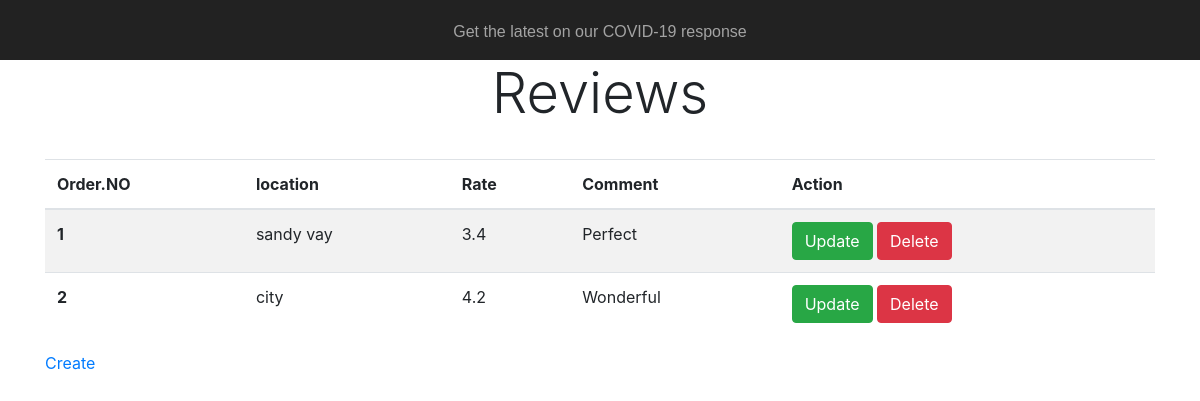
The page /customer/review.php on the database its author committed.
### tables this page shows
CREATE TABLE `users_review` (
    `id` int(11) NOT NULL AUTO_INCREMENT PRIMARY KEY,
    `r_location` varchar(100) NOT NULL,
    `r_rating` varchar(100) NOT NULL,
    `r_comment` varchar(100) NOT NULL
);

### customer/review_read.php (called while the page is built)
<?php
include "../db_conn.php";
$sql_review = "SELECT * FROM users_review ORDER BY id ASC";
$result_review = mysqli_query($db, $sql_review);

### customer/review.php (the view, shortened to what this page needs)
<?php
include "./review_read.php";
?>
<!DOCTYPE html>
<html>
<head>
    <link rel="stylesheet" type="text/css" href="./css/home.css">
    <link rel="stylesheet" type="text/css" href="./css/booking.css">
    <link rel="stylesheet" type="text/css" href="./css/footer.css">
    <link rel="stylesheet" href="https://stackpath.bootstrapcdn.com/bootstrap/4.2.1/css/bootstrap.min.css">
</head>
<body>
    <div class="covid_div">
        <aside class="covid_notice">
            <a class="covid_news" href=" ">
                <span class="covid_words">Get the latest on our COVID-19 response</span>
            </a>
        </aside>
    </div>
    <nav class="nav_bar">
        <div class="nav_links">
            <ul class="list_nav">
                <li><a class="active_nav" href="./home.php">Home</a></li>
                <li><a class="active_nav" href="./customer/booking.php">Book</a></li>
                <li><a class="active_nav" href="#">Customer</a>
                </li>
            </ul>
        </div>
    </nav>
    <div class="tab" id="user_content">
        <div class="container">
            <div class="box_customer">
                <h4 class="display-4 text-center">Reviews</h4><br>
                <?php if (mysqli_num_rows($result_review)) { ?>
                    <table class="table table-striped">
                        <thead>
                            <tr>
                                <th scope="col">Order.NO</th>
                                <th scope="col">location</th>
                                <th scope="col">Rate</th>
                                <th scope="col">Comment</th>
                                <th scope="col">Action</th>
                            </tr>
                        </thead>
                        <tbody>
                            <?php
                            $i = 0;
                            while ($rows = mysqli_fetch_assoc($result_review)) {
                                $i++;
                            ?>
                                <tr>
                                    <th scope="row"><?= $i ?></th>
                                    <td><?= $rows['r_location'] ?></td>
                                    <td><?= $rows['r_rating'] ?></td>
                                    <td><?= $rows['r_comment'] ?></td>
                                    <td><a href="./update_review.php?id=<?= $rows['id'] ?>" class="btn btn-success">Update</a>
                                        <a href="./delete_review.php?id=<?= $rows['id'] ?>" class="btn btn-danger">Delete</a>
                                    </td>
                                </tr>
                            <?php } ?>
                        </tbody>
                    </table>
                <?php } ?>
                <div class="link-right">
                    <a href="create_view.php" class="link-primary">Create</a>
                </div>
            </div>
        </div>
    </div>
</body>
</html>

### css/home.css (style rules this page uses)
body { padding: 0; margin: 0; box-sizing: border-box; line-height: 1.5; background-size: cover; }
.covid_div { margin-top: 0; position: relative; display: block; height: 60px; background-color: #222222; font-family: 'Lucida Sans', 'Lucida Sans Regular', 'Lucida Grande', 'Lucida Sans Unicode', Geneva, Verdana, sans-serif; }
.covid_notice { text-align: center; position: relative; padding-top: 20px; padding-bottom: 20px; }
.covid_news { text-decoration-color: #a3a3a3; }
.covid_words { color: #a3a3a3; }
.nav_bar { position: fixed; width: 1100px; height: 130px; display: flex; justify-content: space-between; align-items: center; margin-left: calc((100% - 1100px) / 2); z-index: 100000; }
.nav_links ul { margin: 0; padding: 0; list-style: none; }
.nav_links li { display: inline-flex; }
.nav_links li a { text-decoration: none; color: white; padding: 1rem; font-size: 25px; position: relative; font-family: 'Noto Serif', serif; }
.active_nav::before { content: ""; position: absolute; bottom: -7px; left: 0; width: 100%; height: 2px; background-color: tomato; border-radius: 5px 5px 0 0; opacity: 0; transition: 0.3s; }

### css/booking.css (style rules this page uses)
body { padding: 0; margin: 0; box-sizing: border-box; line-height: 1.5; background-size: cover; }
.covid_div { margin-top: 0; position: relative; display: block; height: 60px; background-color: #222222; font-family: 'Lucida Sans', 'Lucida Sans Regular', 'Lucida Grande', 'Lucida Sans Unicode', Geneva, Verdana, sans-serif; }
.covid_notice { text-align: center; position: relative; padding-top: 20px; padding-bottom: 20px; }
.covid_news { text-decoration-color: #a3a3a3; }
.covid_words { color: #a3a3a3; }
.nav_bar { width: 1100px; height: 130px; display: flex; justify-content: space-between; align-items: center; margin-left: calc((100% - 1100px) / 2); z-index: 100000; }
.nav_links ul { margin: 0; padding: 0; list-style: none; }
.nav_links li { display: inline-flex; }
.nav_links li a { text-decoration: none; color: #fff; padding: 1rem; font-size: 25px; position: relative; font-family: 'Noto Serif', serif; }
.active_nav::before { content: ""; position: absolute; bottom: -7px; left: 0; width: 100%; height: 2px; background-color: tomato; border-radius: 5px 5px 0 0; opacity: 0; transition: 0.3s; }

### rows shown on the page
users_review: r_location "sandy vay", r_rating "3.4", r_comment "Perfect"
users_review: r_location "city", r_rating "4.2", r_comment "Wonderful"
